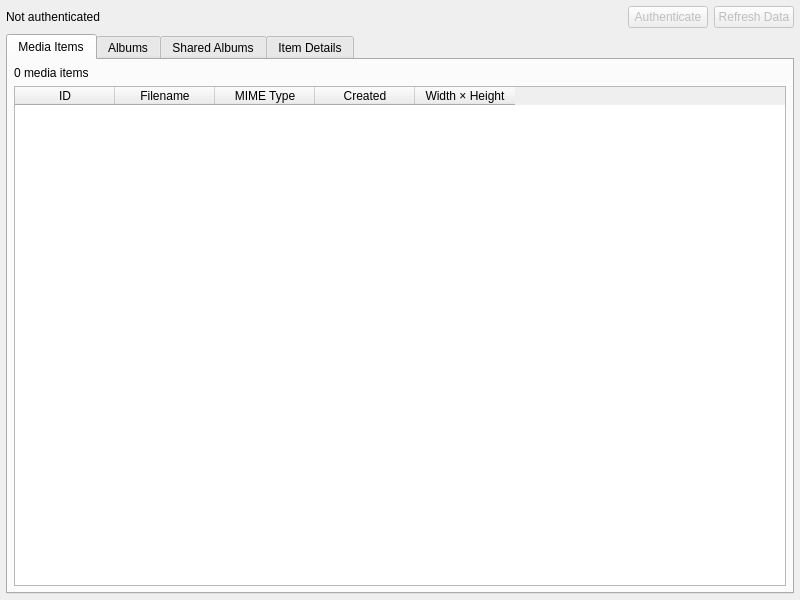
<?xml version="1.0" encoding="UTF-8"?>
<ui version="4.0">
 <class>GooglePhotosView</class>
 <widget class="QWidget" name="GooglePhotosView">
  <property name="geometry">
   <rect>
    <x>0</x>
    <y>0</y>
    <width>800</width>
    <height>600</height>
   </rect>
  </property>
  <layout class="QVBoxLayout" name="verticalLayout">
   <property name="spacing">
    <number>6</number>
   </property>
   <property name="leftMargin">
    <number>6</number>
   </property>
   <property name="topMargin">
    <number>6</number>
   </property>
   <property name="rightMargin">
    <number>6</number>
   </property>
   <property name="bottomMargin">
    <number>6</number>
   </property>
   <item>
    <layout class="QHBoxLayout" name="authLayout">
     <item>
      <widget class="QLabel" name="authStatusLabel">
       <property name="text">
        <string>Not authenticated</string>
       </property>
      </widget>
     </item>
     <item>
      <spacer name="authSpacer">
       <property name="orientation">
        <enum>Qt::Orientation::Horizontal</enum>
       </property>
       <property name="sizeHint" stdset="0">
        <size>
         <width>40</width>
         <height>20</height>
        </size>
       </property>
      </spacer>
     </item>
     <item>
      <widget class="QPushButton" name="authenticateButton">
       <property name="text">
        <string>Authenticate</string>
       </property>
       <property name="enabled">
        <bool>false</bool>
       </property>
      </widget>
     </item>
     <item>
      <widget class="QPushButton" name="refreshButton">
       <property name="text">
        <string>Refresh Data</string>
       </property>
       <property name="enabled">
        <bool>false</bool>
       </property>
      </widget>
     </item>
    </layout>
   </item>
   <item>
    <widget class="QTabWidget" name="dataTabs">
     <property name="currentIndex">
      <number>0</number>
     </property>
     <widget class="QWidget" name="mediaItemsTab">
      <attribute name="title">
       <string>Media Items</string>
      </attribute>
      <layout class="QVBoxLayout" name="verticalLayout_2">
       <property name="spacing">
        <number>6</number>
       </property>
       <property name="leftMargin">
        <number>6</number>
       </property>
       <property name="topMargin">
        <number>6</number>
       </property>
       <property name="rightMargin">
        <number>6</number>
       </property>
       <property name="bottomMargin">
        <number>6</number>
       </property>
       <item>
        <widget class="QLabel" name="mediaItemsCountLabel">
         <property name="text">
          <string>0 media items</string>
         </property>
        </widget>
       </item>
       <item>
        <widget class="QTableWidget" name="mediaItemsTable">
         <property name="alternatingRowColors">
          <bool>true</bool>
         </property>
         <property name="selectionBehavior">
          <enum>QAbstractItemView::SelectionBehavior::SelectRows</enum>
         </property>
         <property name="sortingEnabled">
          <bool>true</bool>
         </property>
         <column>
          <property name="text">
           <string>ID</string>
          </property>
         </column>
         <column>
          <property name="text">
           <string>Filename</string>
          </property>
         </column>
         <column>
          <property name="text">
           <string>MIME Type</string>
          </property>
         </column>
         <column>
          <property name="text">
           <string>Created</string>
          </property>
         </column>
         <column>
          <property name="text">
           <string>Width × Height</string>
          </property>
         </column>
        </widget>
       </item>
      </layout>
     </widget>
     <widget class="QWidget" name="albumsTab">
      <attribute name="title">
       <string>Albums</string>
      </attribute>
      <layout class="QVBoxLayout" name="verticalLayout_3">
       <property name="spacing">
        <number>6</number>
       </property>
       <property name="leftMargin">
        <number>6</number>
       </property>
       <property name="topMargin">
        <number>6</number>
       </property>
       <property name="rightMargin">
        <number>6</number>
       </property>
       <property name="bottomMargin">
        <number>6</number>
       </property>
       <item>
        <widget class="QLabel" name="albumsCountLabel">
         <property name="text">
          <string>0 albums</string>
         </property>
        </widget>
       </item>
       <item>
        <widget class="QTableWidget" name="albumsTable">
         <property name="alternatingRowColors">
          <bool>true</bool>
         </property>
         <property name="selectionBehavior">
          <enum>QAbstractItemView::SelectionBehavior::SelectRows</enum>
         </property>
         <property name="sortingEnabled">
          <bool>true</bool>
         </property>
         <column>
          <property name="text">
           <string>ID</string>
          </property>
         </column>
         <column>
          <property name="text">
           <string>Title</string>
          </property>
         </column>
         <column>
          <property name="text">
           <string>Items Count</string>
          </property>
         </column>
         <column>
          <property name="text">
           <string>Writeable</string>
          </property>
         </column>
        </widget>
       </item>
      </layout>
     </widget>
     <widget class="QWidget" name="sharedAlbumsTab">
      <attribute name="title">
       <string>Shared Albums</string>
      </attribute>
      <layout class="QVBoxLayout" name="verticalLayout_4">
       <property name="spacing">
        <number>6</number>
       </property>
       <property name="leftMargin">
        <number>6</number>
       </property>
       <property name="topMargin">
        <number>6</number>
       </property>
       <property name="rightMargin">
        <number>6</number>
       </property>
       <property name="bottomMargin">
        <number>6</number>
       </property>
       <item>
        <widget class="QLabel" name="sharedAlbumsCountLabel">
         <property name="text">
          <string>0 shared albums</string>
         </property>
        </widget>
       </item>
       <item>
        <widget class="QTableWidget" name="sharedAlbumsTable">
         <property name="alternatingRowColors">
          <bool>true</bool>
         </property>
         <property name="selectionBehavior">
          <enum>QAbstractItemView::SelectionBehavior::SelectRows</enum>
         </property>
         <property name="sortingEnabled">
          <bool>true</bool>
         </property>
         <column>
          <property name="text">
           <string>ID</string>
          </property>
         </column>
         <column>
          <property name="text">
           <string>Title</string>
          </property>
         </column>
         <column>
          <property name="text">
           <string>Items Count</string>
          </property>
         </column>
         <column>
          <property name="text">
           <string>Writeable</string>
          </property>
         </column>
        </widget>
       </item>
      </layout>
     </widget>
     <widget class="QWidget" name="detailsTab">
      <attribute name="title">
       <string>Item Details</string>
      </attribute>
      <layout class="QVBoxLayout" name="verticalLayout_5">
       <property name="spacing">
        <number>6</number>
       </property>
       <property name="leftMargin">
        <number>6</number>
       </property>
       <property name="topMargin">
        <number>6</number>
       </property>
       <property name="rightMargin">
        <number>6</number>
       </property>
       <property name="bottomMargin">
        <number>6</number>
       </property>
       <item>
        <widget class="QLabel" name="detailsLabel">
         <property name="text">
          <string>Select an item from the Media Items or Albums tab to view details.</string>
         </property>
         <property name="wordWrap">
          <bool>true</bool>
         </property>
        </widget>
       </item>
       <item>
        <widget class="QTextEdit" name="detailsText">
         <property name="readOnly">
          <bool>true</bool>
         </property>
         <property name="font">
          <font>
           <family>Monaco</family>
           <family>Courier</family>
           <family>monospace</family>
           <pointsize>10</pointsize>
          </font>
         </property>
        </widget>
       </item>
      </layout>
     </widget>
    </widget>
   </item>
  </layout>
 </widget>
 <resources/>
 <connections/>
</ui>
